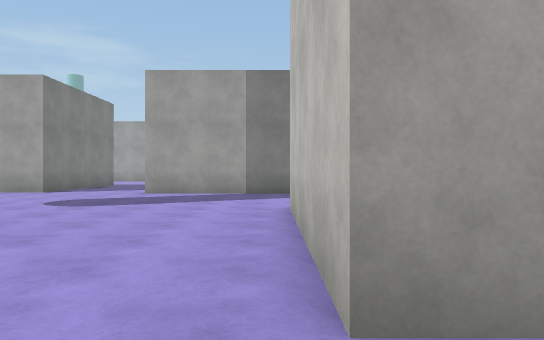
[1] (above)

24 first-person views from a walk through a Unity game level. The camera is 1.3 m above the floor, looks level and sees 70° across. The floor is counted in squares, 2 m on a side. Each view is taken from the middle of a square. On the plan, view 1 faces up. The plan holds only what a view shows up to about 11 squares ahead; the rest is blank. The place goes on beyond the plan. The player is left out. Some surface patterns are stand-ins.

[2]
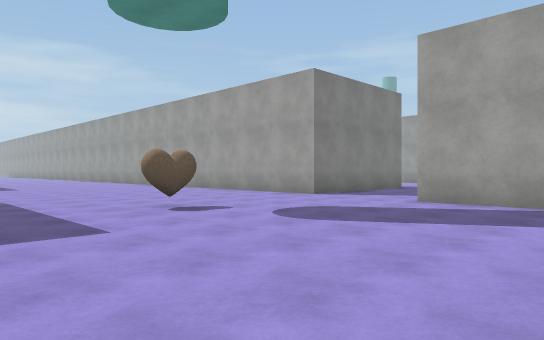

[3]
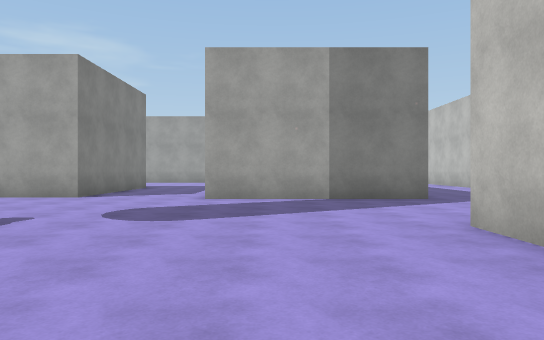

[4]
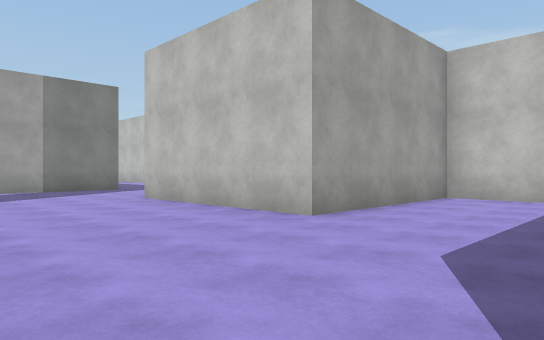

[5]
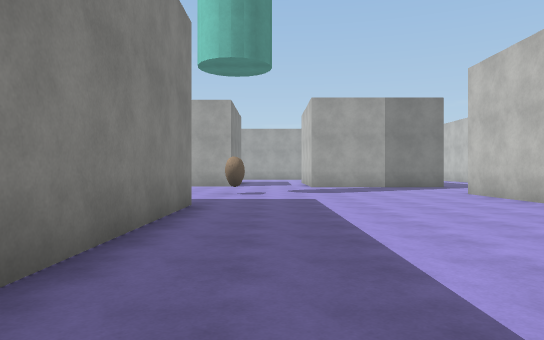

[6]
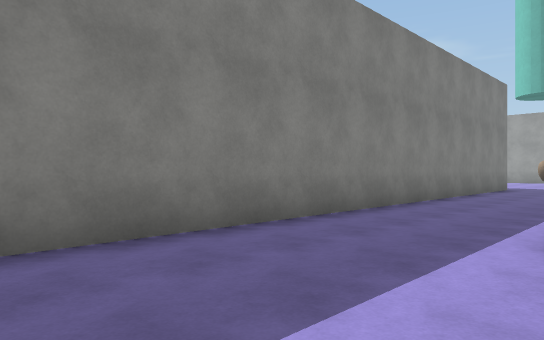

[7]
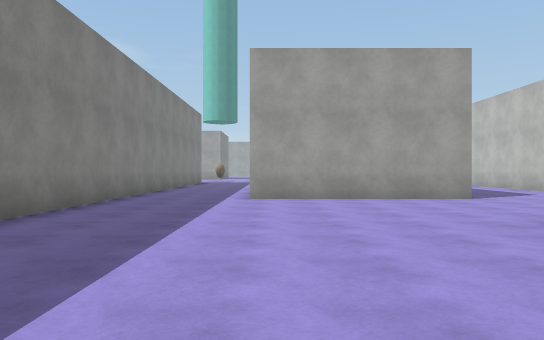

[8]
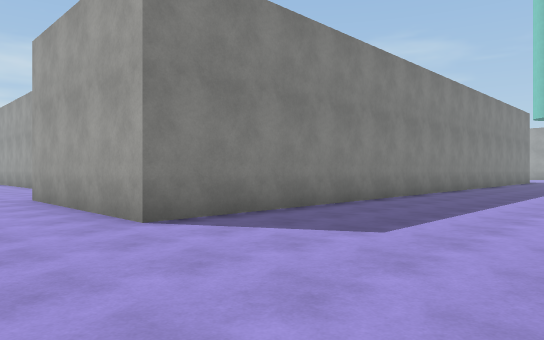

[9]
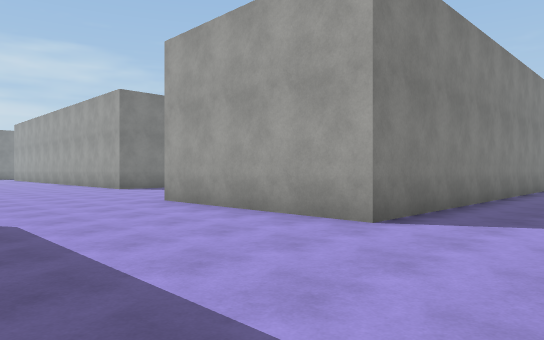

[10]
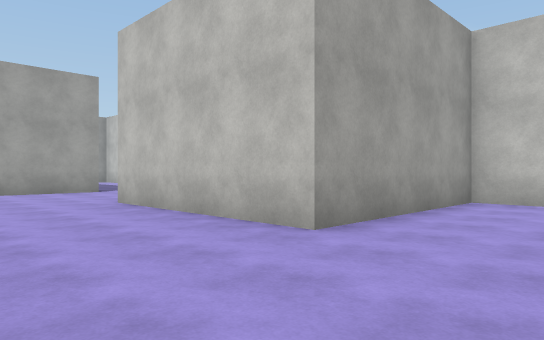

[11]
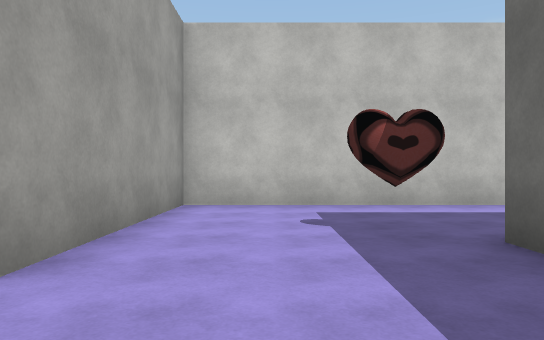

[12]
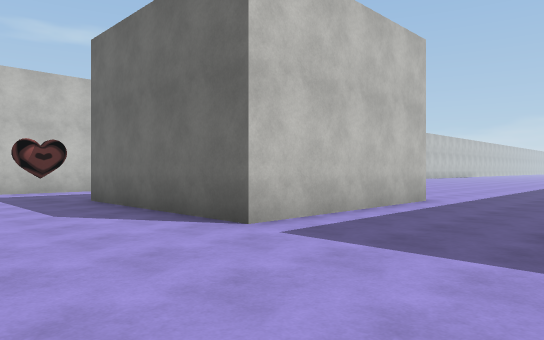

[13]
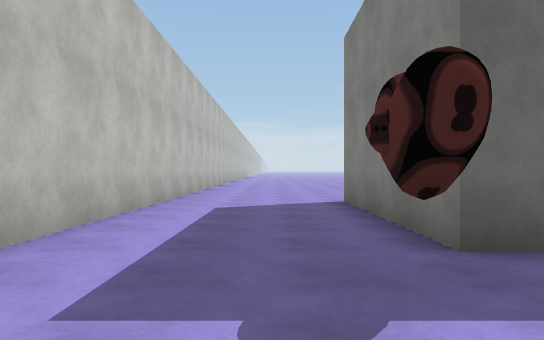

[14]
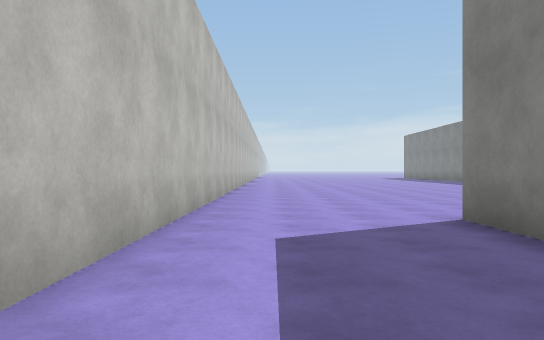

[15]
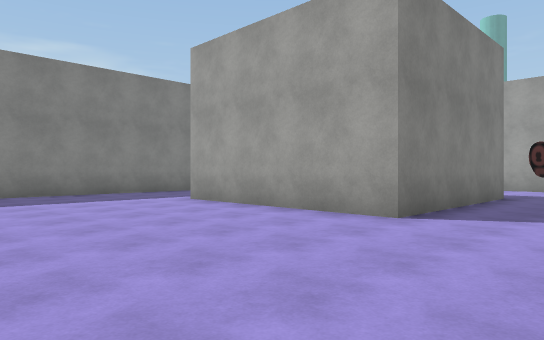

[16]
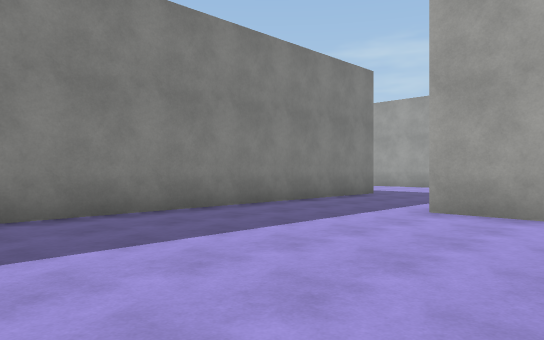

[17]
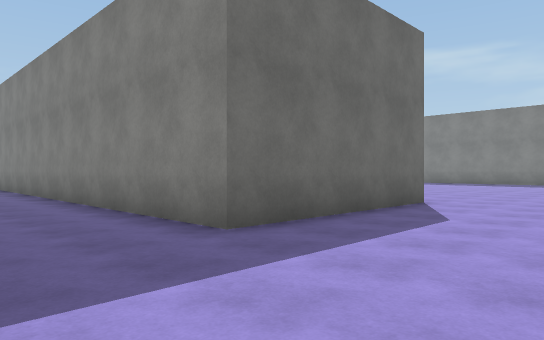

[18]
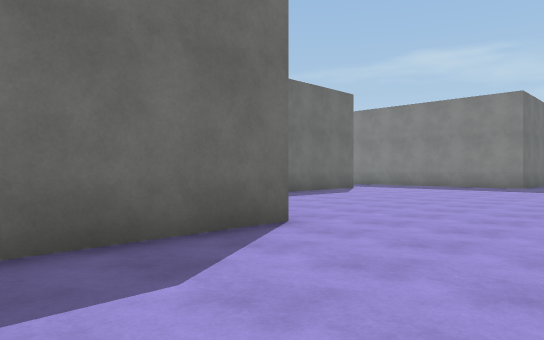

[19]
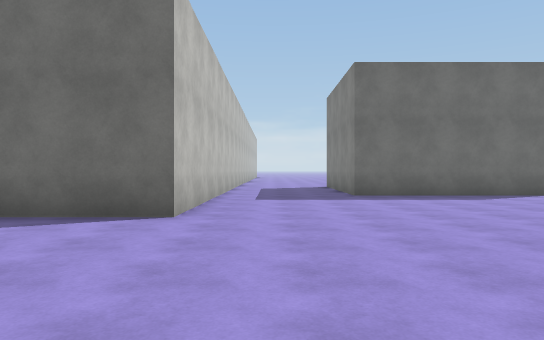

[20]
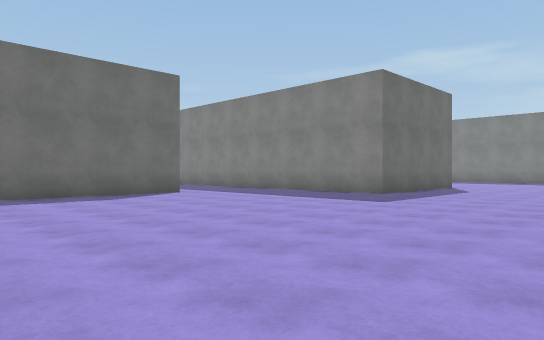

[21]
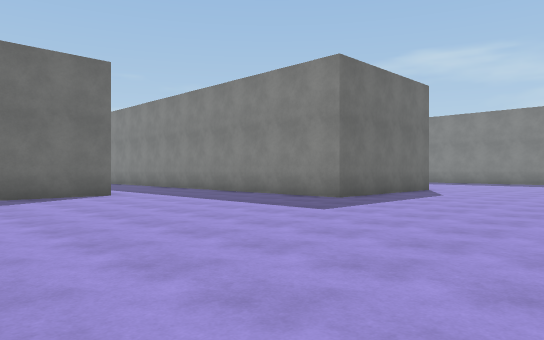

[22]
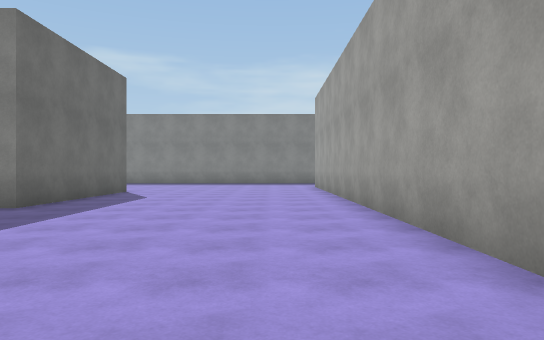

[23]
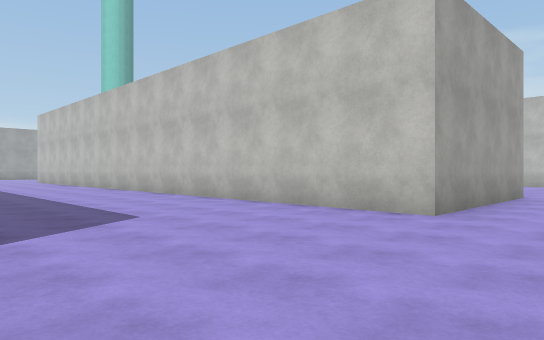

[24]
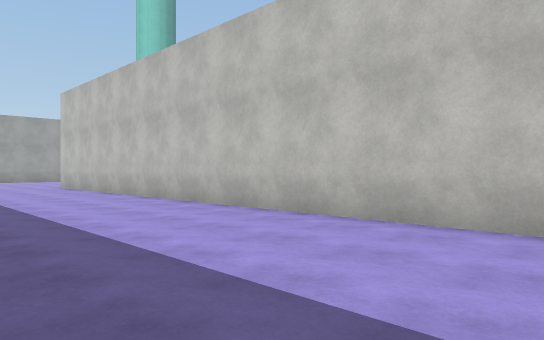

### Floor plan
Points are (right, up) in squares from view 1. A wall is a line through its corners. A room is listed if a view was taken in it or the views show most of it. See-through windows are left out.
Room 1 (views 1, 2, 3, 4, 5, 6, 7, 8, 9, 10, 11, 12, 13, 14, 15, 16, 17, 18, 19, 20, 21, 22, 23, 24)
walls: (-19.2, -15.3) (-27.9, -15.3); (-11.8, -21.3) (-6.5, -21.3) (-6.5, -30.9); (-6.5, 3.2) (-6.5, -16.7) (-11.5, -16.7) (-11.5, -1); (1.5, -7.3) (-3.5, -7.3); (-3.5, -20.1) (1.5, -20.1) (1.5, -25.1) (-3.5, -25.1) (-3.5, -20.1); (-11.5, -24.6) (-11.5, -21.2); (-11.5, -25.2) (-11.5, -24.8); (-20.1, -25.9) (-15.1, -25.9) (-15.1, -27); (5.2, -0.4) (5.2, 1.5) (0.3, 1.5) (0.3, 6.5); (-28, -21.3) (-23.6, -21.3) (-23.6, -24); (-6.5, 13) (-6.5, 11.2) (-8.5, 11.2); (1.6, 10.7) (-3.5, 10.7); (5.2, -30.9) (5.2, -16.4) (0.3, -16.4) (0.3, -11.4)
objects: other object (2, -19)

Positions as (right, up) in squares from view 1, and headings:
1: (0, 0), facing up
2: (0, 3), facing up-left
3: (-2, 2), facing up
4: (-4, -2), facing up-right
5: (-5, -4), facing up
6: (-3, -11), facing up-left
7: (-3, -16), facing up
8: (-2, -19), facing up-left
9: (-4, -21), facing up-left
10: (-3, -19), facing up-right
11: (-2, -18), facing right
12: (-7, -17), facing down-right
13: (3, -17), facing down
14: (4, -20), facing down
15: (4, -30), facing up-left
16: (-1, -31), facing up-left
17: (-4, -18), facing down-left
18: (-8, -18), facing down-left
19: (-13, -16), facing down
20: (-14, -16), facing down-left
21: (-16, -16), facing down-left
22: (-17, -17), facing left
23: (-17, -19), facing up-right
24: (-16, -12), facing up-right
